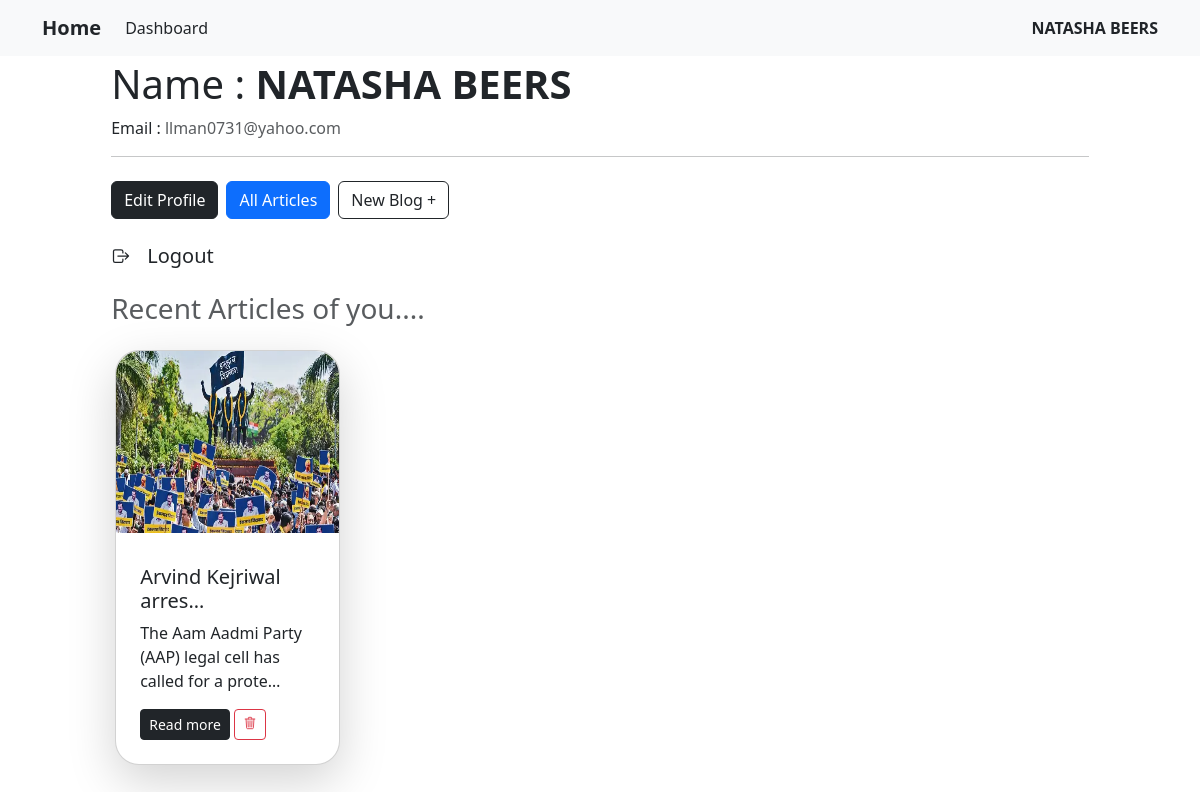
The app's page /dashboard/ (signed in) with its own data.
### app/models.py (models this page shows)
class BlogModel(models.Model):
    user = models.ForeignKey(User, on_delete=models.CASCADE)
    title = models.CharField(max_length=100)
    poster = models.ImageField(upload_to="blog_image")
    content = RichTextField()
    slug = AutoSlugField(populate_from='title', unique=True)
    created_date = models.DateTimeField(auto_now_add=True)
    updated_date = models.DateTimeField(auto_now=True)
    author = models.CharField(max_length=100, null=True, blank=True, default="Anonymous author")

### app/views.py (the view)
# urls.py: path('dashboard/', dashboard, name="dashboard"),
@login_required(login_url='/login/')
def dashboard(request):
    data = {
        'blogs': BlogModel.objects.filter(user=request.user),
    }
    return render(request, 'dashboard.html', data)

### templates/dashboard.html (shortened to what this page needs)
{% include 'base.html' %}
{% block content %}
<div class="custom-padd padd-top">
    <section class="mt-5 container-fluid">
        <div class="row">
            <div class="col-lg-12 col-md-10 mx-auto">
                <div class="mb-2">
                    <span class="h1">Name : <b>{{user.first_name}} {{user.last_name}}</b></span>
                    <p class="mt-2">Email : <span class="text-muted">{{user.email}}</span></p>
                    <hr>
                    <p class="d-grid gap-2 d-sm-flex">
                        <a data-toggle="modal" data-target="#exampleModal" data-whatever="@mdo" type="button"
                            class="btn btn-dark my-2">Edit Profile</a>
                        <a href="{% url 'home' %}" class="btn btn-primary my-2">All Articles</a>
                        <a href="{% url 'create_blog' %}" data-toggle="modal" data-target="#exampleModal2"
                            data-whatever="@mdo" type="button" class="btn btn-outline-dark my-2">New Blog + </a>
                    </p>
                </div>
                <div class="decoration-none text-dark">
                    <h5 class="mb-4"><span class="icon"><ion-icon name="log-out-outline"></ion-icon></span><a
                            href="{% url 'logout' %}" class="ms-3 text-decoration-none text-dark">Logout</a></h5>
                </div>
            </div>
        </div>
    </section>
    <h3 class="leftpadd display-7 text-muted mb-4">Recent Articles of you....</h3>
    <div class="px-3 my-3 w-100 padd container-padd">
        <div class="row">
            {% for blog in blogs %}
            <div class="col-md-3 mb-2 text-decoration-none text-dark">
                <div class="card shadow-lg" style="border-radius: 24px 24px">
                    <img src="/media/{{blog.poster}}" alt="" class="card-img-top"
                        style="border-radius: 24px 24px 0px 0px;height: 182px;">
                    <div class="card-body p-4">
                        <h5 class="card-title mt-2">{{blog.title|truncatechars:22}}</h5>
                        <p class="card-text">{{blog.content|striptags|safe|truncatechars:60}}</p>
                        <a href="{% url 'blogdetail' blog.slug %}" class="btn btn-dark btn-sm">Read
                            more</a>
                        <a href="{% url 'delete_blog' blog.slug %}" class="btn btn-outline-danger btn-sm"><ion-icon
                                name="trash-outline"></ion-icon></a>
                    </div>
                </div>
            </div>
            {% endfor %}
        </div>
    </div>
</div>
{% endblock %}

### templates/base.html (shortened to what this page needs)
{% load static %}
<!doctype html>
<html lang="en">
<head>
    <link href="https://cdn.jsdelivr.net/npm/bootstrap@5.0.2/dist/css/bootstrap.min.css" rel="stylesheet"
>
</head>
<body>
    {% include 'navbar.html' %}
    <link rel="stylesheet" href="https://cdn.jsdelivr.net/npm/bootstrap-icons@1.10.3/font/bootstrap-icons.css">
</body>
</html>

### templates/navbar.html (shortened to what this page needs)
<link href="https://cdn.jsdelivr.net/npm/bootstrap@5.3.3/dist/css/bootstrap.min.css" rel="stylesheet"
>
<nav class="fixed-top text-decoration-none navbar navbar-expand-lg bg-light">
    <div class="container">
        <a class="navbar-brand text-dark fw-bold" href="{% url 'home' %}">Home</a>
        <div class="collapse navbar-collapse" id="navbarSupportedContent">
            <ul class="navbar-nav me-auto mb-2 mb-lg-0">
                <li class="nav-item">
                    <a class="nav-link text-dark" href="{% url 'dashboard' %}">Dashboard</a>
                </li>
            </ul>
            {% if user.is_authenticated %}
            <a href="{% url 'dashboard' %}" class="fw-bold text-decoration-none text-dark"
                type="button">{{user.first_name}} {{user.last_name}}</a>
            {% else %}
            <a href="{% url 'login' %}" class="btn btn-dark" type="button">Login</a>
            {% endif %}
        </div>
    </div>
</nav>

### templates/dashboard.html (style rules this page uses)
.icon { position: relative; top: 3px; }
.leftpadd { padding-left: 12px; }
.custom-padd { padding: 0 6.2rem 0 6.2rem; }
.padd-top { margin-top: 60px; }

### records on screen
BlogModel: poster (picture), title "Arvind Kejriwal arres…", content "The Aam Aadmi Party (AAP) legal cell has called for a prote…"

### other values on screen
{{ user.first_name }} "NATASHA"
{{ user.last_name }} "BEERS"
{{ user.email }} "llman0731@yahoo.com"
